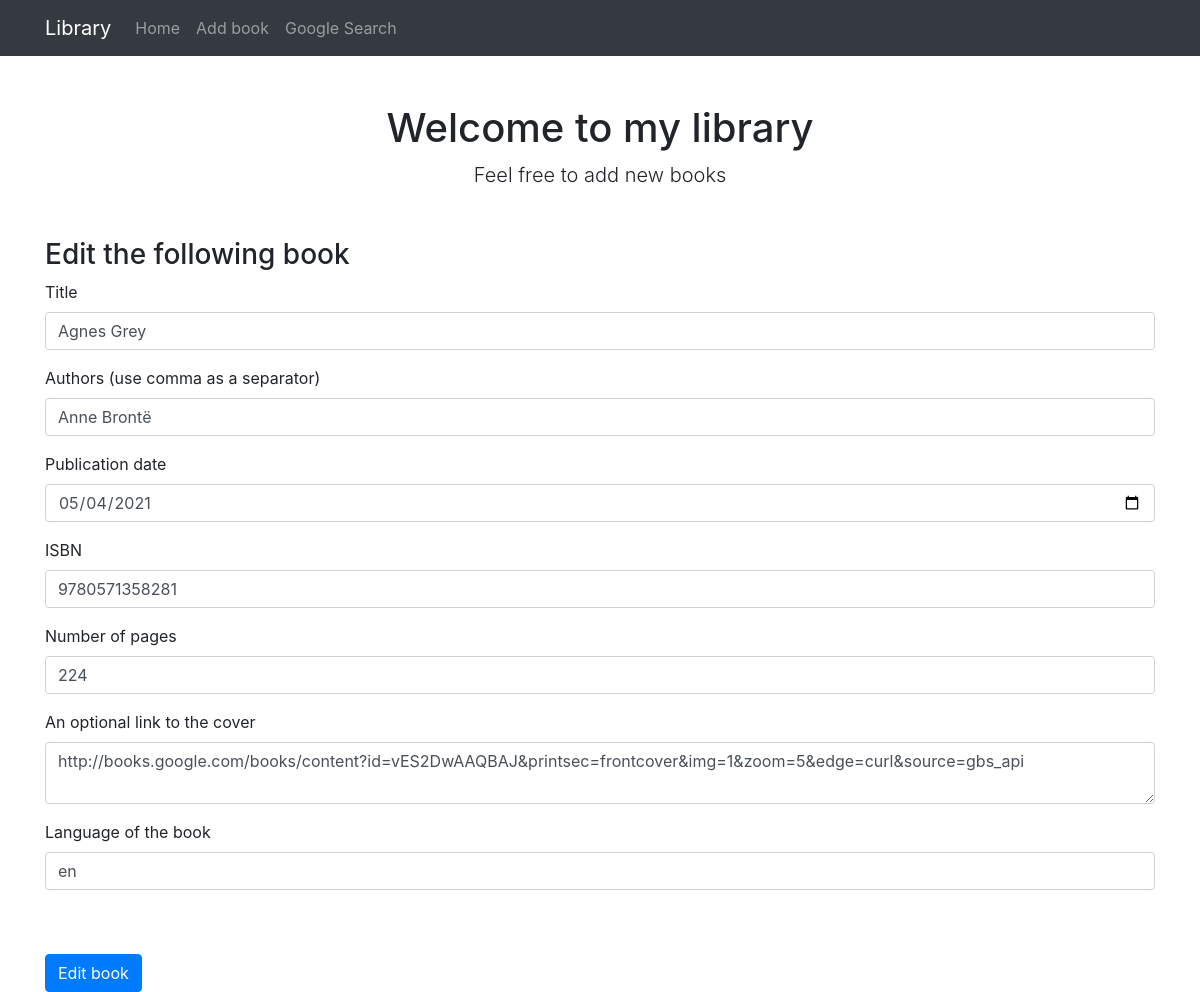
Screenshot of /edit-book/20 with the database file from the repository.
### library/models.py (models this page shows, shortened)
class Book(db.Model):
    id = db.Column(db.Integer, primary_key=True)
    title = db.Column(db.String(80), nullable=False, unique=True)
    authors = db.relationship("Author", lazy='subquery',
                              secondary=association_table,
                              backref=db.backref('books', lazy=True))
    published_date = db.Column(db.Date(), nullable=False)
    ISBN = db.Column(db.Integer, nullable=False, unique=True)
    num_pages = db.Column(db.Integer, nullable=False)
    cover_url = db.Column(db.Text)
    language = db.Column(db.String(2), nullable=False)

class Author(db.Model):
    id = db.Column(db.Integer, primary_key=True)
    name = db.Column(db.String(80), nullable=False)

### library/routes.py (the view)
@app.route("/edit-book/<int:book_id>", methods=['GET', 'POST'])
def edit_book(book_id):
    book = Book.query.filter_by(id=book_id).first_or_404()
    form = BookForm(obj=book)
    return add_or_edit_book(book, form, book_id=book_id)

### library/forms.py (shortened to what this page needs)
class BookForm(FlaskForm):
    id = HiddenField('id')
    title = StringField('Title', validators=[InputRequired(), unique_check])
    authors = StringField('authors', validators=[InputRequired()])
    published_date = DateField('Published date', validators=[
        InputRequired()])
    ISBN = IntegerField('ISBN', validators=[InputRequired(), unique_check])
    num_pages = IntegerField('Pages', validators=[InputRequired()])
    cover_url = TextAreaField("Link to the cover", validators=[
        Optional(), URL(message="Enter Valid URL Please.")])
    language = StringField('Language', validators=[InputRequired()])

### library/routes.py (called while the page is built, shortened)
def add_or_edit_book(book, form, book_id=None):
    errors = None
    return render_template(
        'form.html', form=form, errors=errors, book_id=book_id, book=book)

### library/templates/form.html (shortened to what this page needs)
{% extends "index.html" %}
{% block content %}
<h3 class="mt-5">
{% if book_id %}
    Edit the following book
{% else %}
    Add a new book
{% endif %}
</h3>
<form method="POST" action="">
    <div class="form-group">
        <label for="title">Title</label>
        {{ form.title(class_="form-control") }}
    </div>
    <div class="form-group">
        <label for="authors">Authors (use comma as a separator)</label>
            {% if book_id %}
                <input class="form-control" id="authors" name="authors" required="" type="text" value="{% for a in book.authors %}{{ a.name }}{{ ", " if not loop.last else "" }}{% endfor %}">
            {% else %}
                {{ form.authors(class_="form-control") }}
            {% endif %}
    </div>
    <div class="form-group">
        <label for="published_date">Publication date</label>
        {{ form.published_date(class_="form-control", placeholder="YYYY-MM-DD") }}
    </div>
    <div class="form-group">
        <label for="ISBN">ISBN</label>
        {{ form.ISBN(class_="form-control") }}
    </div>
    <div class="form-group">
        <label for="num_pages">Number of pages</label>
        {{ form.num_pages(class_="form-control") }}
    </div>
    <div class="form-group">
        <label for="cover_url">An optional link to the cover</label>
        {{ form.cover_url(class_="form-control") }}
    </div>
    <div class="form-group">
        <label for="language">Language of the book</label>
        {{ form.language(class_="form-control") }}
    </div>
    {% if book_id %}
    <button type="submit" class="btn btn-primary mt-5">Edit book</button>
    {% else %}
    <button type="submit" class="btn btn-primary mt-5">Add book</button>
    {% endif %}
</form>
{% endblock %}

### rows the page displays
Book: title "Agnes Grey", published_date "05/04/2021", ISBN "9780571358281", num_pages "224", cover_url "http://books.google.com/books/content?id=vES2DwAAQBAJ&printsec=frontcover&img=1&zoom=5&edge=curl&source=gbs_api", language "en"
Author: authors "Anne Brontë"
